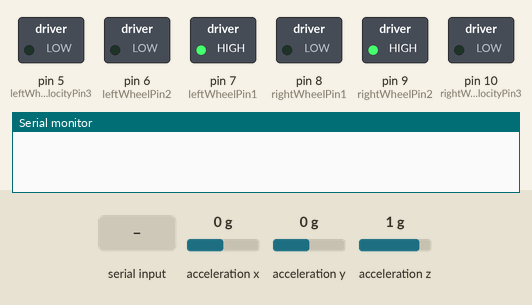
Recording of a sketch running on a simulated Arduino Uno, built with avr-gcc and run on an emulated ATmega328P. Parts: switched loads named in the sketch (green lamp = pin HIGH), the last lines printed to the serial monitor. The inputs (shaded band) are chosen by the test bench; at power-on: acceleration x 0 g, acceleration y 0 g, acceleration z 1 g.

Above: at 1.2 s.
1.3 s: "a" received over Serial
At 2.6 s:
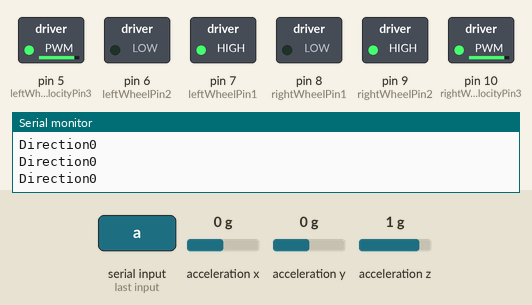
Timing chart, 0 to 21.4 s (numbered marks = the images above; inputs shaded):
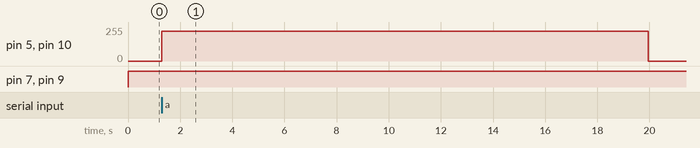

The sketch:

balanceRobot.ino
```cpp
#include <Wire.h>
#include <Adafruit_ADXL345_U.h>
#include <Adafruit_Sensor.h>
#include <stdio.h>

const int leftWheelPin1 = 7;
const int leftWheelPin2 = 6;
const int leftWheelVelocityPin3 = 5;
const int rightWheelPin1 = 8;
const int rightWheelPin2 = 9;
const int rightWheelVelocityPin3 = 10;

int leftWheel[3] = {leftWheelPin1, leftWheelPin2, leftWheelVelocityPin3};
int rightWheel[3] = {rightWheelPin1, rightWheelPin2, rightWheelVelocityPin3};

         //BACWARD = false; //0
const bool FORWARD = true;  //1
const int LEFT = 2;
const int RIGHT = 3;
const int STOP = 4;

//Instantiate accelerometer/gyro
Adafruit_ADXL345_Unified accel = Adafruit_ADXL345_Unified(12345);

int readCount = 0;
int readingFrequency;
int bluetoothInput[3] = {0, 0, 0};
int bluetoothDirection;
float x = 0;
char floatstr[15];
int printCount;

void setup(void) {
  Serial.begin(9600);
  pinMode(leftWheelPin1, OUTPUT);
  pinMode(leftWheelPin2, OUTPUT);
  pinMode(leftWheelVelocityPin3, OUTPUT);
  pinMode(rightWheelPin1, OUTPUT);
  pinMode(rightWheelPin2, OUTPUT);
  pinMode(rightWheelVelocityPin3, OUTPUT);
  if (!accel.begin()) {
    while (1);
  }
}

void loop(void) {
  float angle = readAccelerometerData();
  //Serial.println(angle);
  bool isForward = setBalancingDirection(angle);
  moveWheel(leftWheel, isForward, calculateVelocity(angle));
  moveWheel(rightWheel, !isForward, calculateVelocity(angle));
  //Serial.print("Velocity: ");
  //Serial.println(calculateVelocity(angle));
  //Reading input from serial
  if (Serial.available() > 0) {

  Serial.println(Serial.read());
    bluetoothDirection = setBluetoohDirection(readBluetoothData());
    int cycles = 1500;
    while(cycles > 0){
      Serial.print("Direction");
      Serial.println(bluetoothDirection);
    if(bluetoothDirection == 0 || bluetoothDirection == 1) {
      moveWheel(leftWheel, bluetoothDirection, 225);
      moveWheel(rightWheel, !bluetoothDirection, 225);
    } else {
      if(bluetoothDirection == 2){
        rotateWheel(leftWheel, true);
        rotateWheel(rightWheel, false);
      } else {
        rotateWheel(leftWheel, false);
        rotateWheel(rightWheel, true);
      }
    }
    cycles--;
    }
  }
}

float readAccelerometerData() {
  sensors_event_t accelEvent;
  accel.getEvent(&accelEvent);
  x = accelEvent.acceleration.x;
  return normalizeAngle(x);
}

int readBluetoothData() {
  bluetoothInput[readCount] = Serial.read();
  if (readCount == 2)  {
    Serial.println("Conneted via Bluetooth: " + String(bluetoothInput[0]));
    return bluetoothInput[0];
    readCount = 0;
  } else {
    readCount++;
  }
}

void rotateWheel(int wheel[3], bool move) {
  digitalWrite(wheel[0], move == true ? LOW : LOW);
  digitalWrite(wheel[1], move == true ? HIGH : LOW);
  analogWrite(wheel[2], move == true ? 180 : 0);
}

void moveWheel(int wheel[3], bool direction, int throttle) {
  digitalWrite(wheel[0], direction == FORWARD ? LOW : HIGH);
  digitalWrite(wheel[1], direction == FORWARD ? HIGH : LOW);
  analogWrite(wheel[2], throttle);
}

float normalizeAngle(float angle) {
  return angle * 9;
}

bool setBalancingDirection(float angle) {
  return angle > 0 ? true : false;
}

int calculateVelocity(float angle){
  if(angle != 0 && angle < 45 && angle > -45) {
    int result = angle > 0 ? angle * 5 : (-1) * (angle * 5);
    return result > 255 ? 255 : result;
  } else {
    return 0;
  }
}

int setBluetoohDirection(int input){
  //If input from serial "Go forward", else if "Go left", else if "Stop", else if "Go right", else if "Go backward"
  return bluetoothInput[1] == 97 ? 1 : bluetoothInput[1] == 98 ? LEFT : bluetoothInput[1] == 99 ? STOP : bluetoothInput[1] == 100 ? RIGHT : 0;
}
```

Measured:
- after the input at 1.3 s, pin 5 (leftWheelVelocityPin3), pin 10 (rightWheelVelocityPin3): 0/255 → 225/255 at once, → 0/255 18.7 s later
